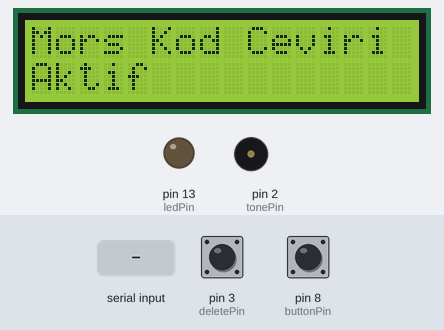
Bench run of a sketch on a simulated Arduino Uno, built with avr-gcc and run on an emulated ATmega328P. Shown: 16×2 character LCD, output pins drawn as LEDs (lit = HIGH), buzzer (waves = sounding). Dashed ring = blinking. Inputs (shaded band) come from the test bench; at power-on: pin 8 (buttonPin) HIGH, pin 3 (deletePin) HIGH. What the sketch prints to the serial monitor is not drawn.

Above: at 1.8 s.
1.9 s: pin 8 (buttonPin) pulled LOW for 0.15 s
At 3.5 s:
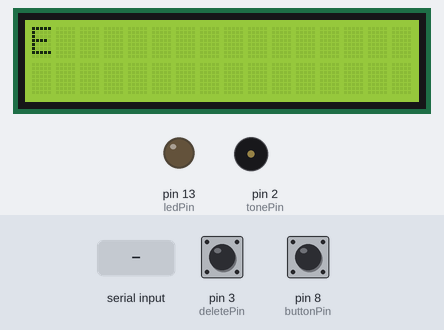
5.0 s: pin 8 (buttonPin) pulled LOW for 1 s
At 7.8 s:
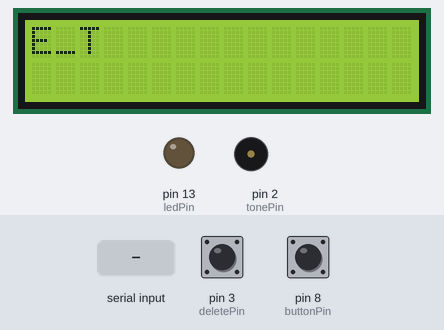
9.0 s: pin 8 (buttonPin) pulled LOW for 0.15 s
At 10.9 s:
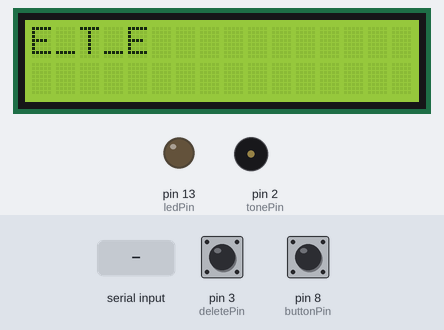
12.1 s: "90 45\n" received over Serial
At 12.5 s:
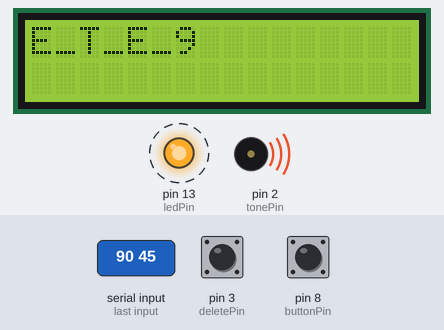
15.1 s: pin 3 (deletePin) pulled LOW for 3.2 s
At 17.0 s:
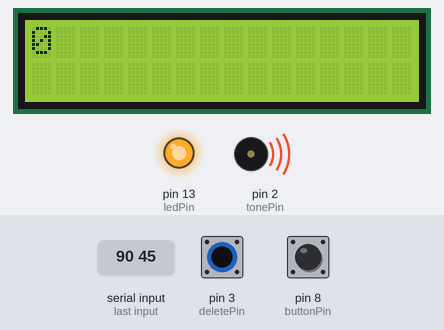
20.5 s: pin 8 (buttonPin) pulled LOW for 3.2 s
At 27.9 s:
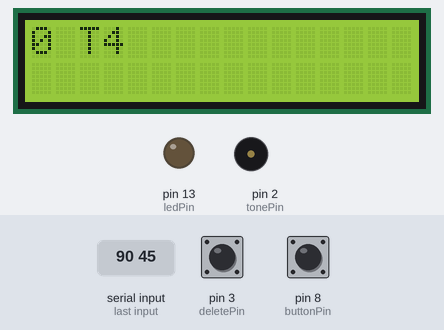
Timing chart, 0 to 29.6 s (numbered marks = the images above; inputs shaded):
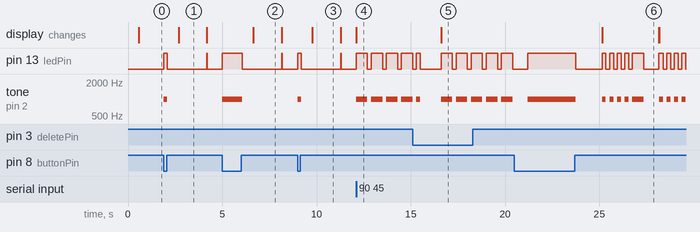

Measured:
- after the input at 1.9 s, pin 13 (ledPin): LOW → HIGH at once, → LOW 0.18 s later, → HIGH 2.1 s later, → LOW 0.03 s later; tone on pin 2 (tonePin): silent → 1000 Hz at once, → silent 0.18 s later; the display: changes after 0.78 s (image 1)
- after the input at 5.0 s, pin 13 (ledPin): LOW → HIGH at once, → LOW 1.1 s later, → HIGH 2.1 s later, → LOW 0.03 s later; tone on pin 2 (tonePin): silent → 1000 Hz at once, → silent 1.1 s later; the display: changes after 1.7 s (image 2)
- after the input at 9.0 s, pin 13 (ledPin): LOW → HIGH at once, → LOW 0.18 s later, → HIGH 2.1 s later, → LOW 0.03 s later; tone on pin 2 (tonePin): silent → 1000 Hz at once, → silent 0.18 s later; the display: changes after 0.78 s (image 3)
- after the input at 12.1 s, pin 13 (ledPin): alternates HIGH for 0.60 s and LOW for 0.20 s, starting at once; tone on pin 2 (tonePin): alternates 1000 Hz for 0.60 s and silent for 0.20 s, starting at once; the display: changes at once (image 4)
- after the input at 15.1 s, the display: changes after 1.5 s (image 5)
- after the input at 20.5 s, the display: first changes after 4.7 s (image 6 shows a later state)

The sketch:

MorseKodu_Translate.ino
```cpp
#include<LiquidCrystal.h>          // LiquidCrystal kütüphanesini programa ekler. Bu kütüphane, LCD ekran ile etkileşim sağlamak için kullanılır.
LiquidCrystal lcd(7,6,9,10,11,12); // lcd adında bir LiquidCrystal nesnesi oluşturur ve LCD ekranın bağlı olduğu pinleri tanımlar.

int tonePin = 2;		   // Ses tonu için kullanılacak pinin numarasını belirtir.
int toneFreq = 1000;		   // Çıkacak olan ses tonunun frekansını belirtir.
int ledPin = 13;		   // LED'in bağlı olduğu pinin numarasını belirtir.
int deLedPin = 4;                  // Silme butonu ışığının bağlı olduğu pinin numarasını belirtir.
int buttonPin = 8;                 // Ana butonun bağlı olduğu pinin numarasını belirtir.
int deletePin = 3; 		   // Silme butonunun bağlı olduğu pinin numarasını belirtir.
int debounceDelay = 30;	           // Butonlardan gelen gürültüyü önlemek için kullanılan debounce süresini belirtir.
int dotLength = 200;               // Bir "dot" (nokta) süresini belirtir; Morse kodunda temel bir zaman birimidir.

int dotSpace = dotLength;	   // Nokta aralığını belirtir.
int dashLength = dotLength*3;      // Tire (dash) süresini belirtir.
int letterSpace = dotLength*3;	   // Harfler arasındaki boşluğu belirtir.
int wordSpace = dotLength*7;       // Kelimeler arasındaki boşluğu belirtir.
float wpm = 1200./dotLength;       // Kelimeleri dakikada ifade edilen hızı belirtir.

int t1, t2, onTime, gap;           // Zaman ölçümleri için değişkenler.
bool newLetter, newWord, letterFound, keyboardText; //Kontrol flag'leri
int lineLength = 0;                // Satırdaki karakter sayısını takip etmek için kullanılır.
int maxLineLength = 16;            // Bir satırdaki maksimum karakter sayısını belirtir.

bool lcdAvailable = false;         // LCD ekranın üzerine yazı yazıldığını kontrol etmek için kullanılır.

char* letters[] =                  // Harflerin Morse kodlarını içeren bir dizi.
{
".-", "-...", "-.-.", "-..", ".", "..-.", "--.", "....", "..",
".---", "-.-", ".-..", "--", "-.", "---", ".--.", "--.-", ".-.",
"...", "-", "..-", "...-", ".--", "-..-", "-.--", "--.."
};

char* numbers[] =                  // Rakamların Morse kodlarını içeren bir dizi.
{
"-----", ".----", "..---", "...--", "....-",
".....", "-....", "--...", "---..", "----."
};

String dashSeq = "";               // Dash ve dot'ların bir araya geldiği diziyi temsil eden bir String.
char keyLetter, ch; 		   // Karakter ve tuş girişini temsil eden değişkenler.
int i, index; 			   // Döngü içinde kullanılan indis değişkenleri.

void setup()
{
  lcd.begin(16,2);                 // LCD ekranın boyutunu belirler. 16 sütun, 2 satır olduğunu ifade eder.
  delay(500);		           // Program başladığında 500 milisaniye (yarım saniye) boyunca bekler. Bu süre içinde ekranın başlangıç mesajları okunabilir.
  pinMode(ledPin, OUTPUT);         // ledPin olarak adlandırılan pini çıkış moduna ayarlar. Bu pin genellikle bir LED'i kontrol etmek için kullanılır.
  pinMode(tonePin, OUTPUT);        // tonePin olarak adlandırılan pini çıkış moduna ayarlar. Bu pin genellikle bir hoparlörü veya ses üreten bir cihazı kontrol etmek için kullanılır.
  pinMode(buttonPin, INPUT_PULLUP);// buttonPin olarak adlandırılan pini giriş moduna ayarlar ve dahili pull-up direncini kullanır. Bu genellikle bir butonun durumunu okumak için kullanılır.
  pinMode(deletePin, INPUT_PULLUP);// deletePin olarak adlandırılan pini giriş moduna ayarlar ve dahili pull-up direncini kullanır. Bu genellikle bir silme butonunun durumunu okumak için kullanılır.
  Serial.begin(9600);              // Seri haberleşmeyi başlatır. Bu, Arduino'nun USB portu üzerinden bilgisayarla iletişim kurmasına olanak tanır. 9600, baud hızını temsil eder.

  lcd.setCursor(0, 0);             				// LCD ekranın imlecinin başlangıç pozisyonunu belirler (1. satır, 1. sütun).
  lcd.print("Mors Kod Ceviri");    				// LCD ekranın 1. satırına "Mors Kod Ceviri" metnini yazar.
  lcd.setCursor(0, 1); // Ekranın 2. Satırı 			// LCD ekranın imlecinin 2. satırın başlangıç pozisyonunu belirler.
  lcd.print("Aktif");              				// LCD ekranın 2. satırına "Aktif" metnini yazar.
  lcdAvailable = true; // Ekranda Yazı Olduğunu Belirler  	// lcdAvailable değişkenini true (doğru) olarak ayarlar. Bu, ekranda yazı olduğunu belirtir.
  Serial.println();						// Bir satır boşluk bırakarak bir satırı bitirir.
  Serial.println("-------------------------------");		// Bir ayırıcı çizgi ve bir satır boşluk ekleyerek bir ayırıcı metni yazdırır.
  Serial.println("Merhaba Ben Sanal Morse Çevirmeniyim");  	// Başlangıç mesajını yazdırır.
  Serial.println("Kelime Veya Morse Kodu Giriniz : ");     	// Kullanıcıdan kelime veya Morse kodu girmesini isteyen bir mesaj yazdırır.
  Serial.println("-------------------------------");

  newLetter = false; 						// newLetter değişkenini false olarak ayarlar. Bu değişken, yeni bir harfin algılanıp algılanmadığını takip eder.
  newWord = false;  						// newWord değişkenini false olarak ayarlar. Bu değişken, yeni bir kelimenin algılanıp algılanmadığını takip eder.
  keyboardText = false; 					// keyboardText değişkenini false olarak ayarlar. Bu değişken, klavyeden girişin devam edip etmediğini takip eder.
}

void loop(){

  if (digitalRead(deletePin) == LOW ) {			        // Silme butonuna basılırsa.
    digitalWrite(deLedPin, HIGH);				// deLedPin üzerindeki LED'i yakar (HIGH).
    delay(300);                                              	// 300 milisaniye bekler.
    digitalWrite(deLedPin, LOW);    			  	// deLedPin üzerindeki LED'i söndürür (LOW).
    Serial.println("         ");				// Seri monitöre boş bir satır yazılır.
    lcd.clear();						// LCD ekran temizlenir.
  }

  if (Serial.available() > 0)					// Seri haberleşme portunda veri varsa:
  {

    if (lcdAvailable == true) {					// Eğer ekranda yazı varsa, LCD ekran temizlenir ve lcdAvailable değişkeni false olarak ayarlanır.
      lcd.clear();
      lcdAvailable = false;
    }

    if (keyboardText == false) 					// Eğer keyboardText değişkeni false ise, bir boş satır ve ayırıcı çizgi yazılır.
    {
      Serial.println();
      Serial.println("-------------------------------");
    }
    keyboardText = true;					// keyboardText değişkeni true olarak ayarlanır.
    ch = Serial.read();						// Seri haberleşme portundan bir karakter (ch) okunur.
    if (ch >= 'a' && ch <= 'z')					// Eğer okunan karakter küçük bir harfse, büyük harfe dönüştürülür.
    {
      ch = ch-32;
    }

    if (ch >= 'A' && ch <= 'Z')					// Eğer okunan karakter bir harf ise, Seri monitöre harfi, LCD ekranına harfi, Morse kodunu ve ışık efektini yazdırılır.
    {
      Serial.print(ch);
      lcd.print(ch);
      Serial.print(" ");
      Serial.println(letters[ch-'A']);
      flashSequence(letters[ch-'A']);
      delay(letterSpace);
    }
    if (ch >= '0' && ch <= '9')					// Eğer okunan karakter bir rakam ise, Seri monitöre rakamı, LCD ekranına rakamı, Morse kodunu ve ışık efektini yazdırılır.
    {
      Serial.print(ch);
      lcd.print(ch);
      Serial.print(" ");
      Serial.println(numbers[ch-'0']);
      flashSequence(numbers[ch-'0']);
      delay(letterSpace);
    }

    if (ch == ' ')						// Eğer okunan karakter bir boşluk ise, LCD ekranına boşluk ve alt tire yazılır.
    {
      lcd.print(" ");
      Serial.println("_");
      delay(wordSpace);
    }

    if (Serial.available() <= 0) 				// Eğer seri haberleşme portunda giriş yoksa
    {
      Serial.println();						// Seri monitöre bir boş satır ve "Morse Kodu Çevirildi." mesajı yazılır.
      Serial.println("Morse Kodu Çevirildi.");
      Serial.println("-------------------------------");
      keyboardText = false;					// keyboardText değişkeni false olarak ayarlanır.
      delay(3000); 						// Bu süre, yazıyı bir süre göstermek için beklenir.
      lcdAvailable = true; 					// Ekrana yazı yazıldıktan bir süre sonra aktif olur ve yazı silinir
    }

    if (lcdAvailable == true) {					// Eğer ekran aktifse, LCD ekran temizlenir ve lcdAvailable değişkeni false olarak ayarlanır.
      lcd.clear();
      lcdAvailable = false;
    }
  }

  if (digitalRead(buttonPin) == LOW ) 				// Eğer ana butona basılırsa:
  {
    newLetter = true; 						// newLetter ve newWord değişkenleri true olarak ayarlanır.
    newWord = true;
    t1=millis(); 						// t1 zamanı kaydedilir.
    digitalWrite(ledPin, HIGH); 				// ledPin üzerindeki LED açılır.
    tone(tonePin, toneFreq);					// tonePin üzerindeki ton çalınmaya başlanır.
    delay(debounceDelay);     					// debounceDelay süresi kadar beklenir.
    while (digitalRead(buttonPin) == LOW ) 			// Buton tekrar serbest bırakılana kadar beklenir.
    {
      delay(debounceDelay);					// Bir süre daha beklenir (debounceDelay).
    }
    delay(debounceDelay);

    t2 = millis();  						// t2 zamanı kaydedilir.
    onTime=t2-t1;  						// onTime hesaplanır (t2 - t1).
    digitalWrite(ledPin, LOW); 					// LED kapatılır.
    noTone(tonePin); 						// Ton durdurulur.

    if (onTime <= dotLength*1.5) 				// onTime süresine göre "." veya "-" karakteri dashSeq dizisine eklenir.
    {
      dashSeq = dashSeq + ".";
    }
    else
    {
      dashSeq = dashSeq + "-";
    }
  }

  gap=millis()-t2;
  if (newLetter == true && gap>=letterSpace)  			// Eğer yeni bir harf bekleniyorsa ve geçen süre (gap) harf aralığından büyükse
  {
    if (lcdAvailable == true) {					// Eğer LCD ekran aktifse, ekran temizlenir.
      lcd.clear();
      lcdAvailable = false;					// Yeni harf beklentisi kapatılır (newLetter = false).
    }

    // Bu kod bloğu, bir Morse kodunu çözerek karşılık gelen harfi veya karakteri bulur, bu karakteri ekrana ve seri monitöre yazdırır, eğer karakter bulunamazsa bir uyarı tonu çalar.
    letterFound = false;
    keyLetter = 63; // "?" karakteri				// letterFound ve keyLetter değişkenleri başlangıçta false ve 63 olarak ayarlanır (ASCII'de "?" karakteri)
    for (i=0; i<=25; i++)
    {
      if (dashSeq == letters[i])
      {
        keyLetter = i+65;					// Morse kodu, harf dizisinde (letters) aranır.
        letterFound = true;   					// Eğer bulunursa, keyLetter değişkenine karşılık gelen ASCII karakteri atanır ve letterFound true yapılır.
        break ;
      }
    }
    if(letterFound == false) 					// Eğer harf dizisinde bulunamazsa, rakam dizisinde (numbers) aranır.
    {								// Eğer bulunursa, keyLetter değişkenine karşılık gelen ASCII karakteri atanır ve letterFound true yapılır.
      for (i=0; i<=10; i++)
      {
        if (dashSeq == numbers[i])
        {
          keyLetter = i+48;
          letterFound = true;
          break ;
        }
      }
    }

    lcd.print(keyLetter);					// LCD ekran ve seri monitöre çözülen karakter (keyLetter) yazdırılır.
    Serial.print(keyLetter);

    if(letterFound == false) 					// Eğer karakter bulunamamışsa
    {
      tone(tonePin, 100, 500);					// uyarı tonu çalınır (tone(tonePin, 100, 500)).
    }
    newLetter = false; 						// newLetter false yapılır.
    dashSeq = "";						// dashSeq (Morse kodunu tutan dizi) sıfırlanır.
    lineLength=lineLength+1;					// lineLength bir artırılır.
  }

  if (newWord == true && gap>=wordSpace*1.5)			// Eğer yeni bir kelime bekleniyorsa ve geçen süre (gap) kelime aralığından büyükse:
  {
    newWord = false; 						// newWord kapatılır (false).
    lcd.print("_");						// LCD ekranına ve seri monitöre alt tire ("_") yazılır.
    Serial.print("_");
    lineLength=lineLength+1;					// lineLength bir artırılır.

    digitalWrite(ledPin, HIGH);					// ledPin üzerindeki LED yakılır (HIGH).
   delay(25);
    digitalWrite(ledPin, LOW);
    }


  if (lineLength >= maxLineLength)
    {
      Serial.println();
      lineLength = 0;
    }
}

void flashSequence(char* sequence)
{
  int i = 0;
  while (sequence[i] == '.' || sequence[i] == '-')
  {
    flashDotOrDash(sequence[i]);
    i++;
  }
}

void flashDotOrDash(char dotOrDash)
{
  digitalWrite(ledPin, HIGH);
  tone(tonePin, toneFreq);
  if (dotOrDash == '.')
   { delay(dotLength); }
     else
   { delay(dashLength); }

  digitalWrite(ledPin, LOW);
  noTone(tonePin);
  delay(dotLength);
}
```
